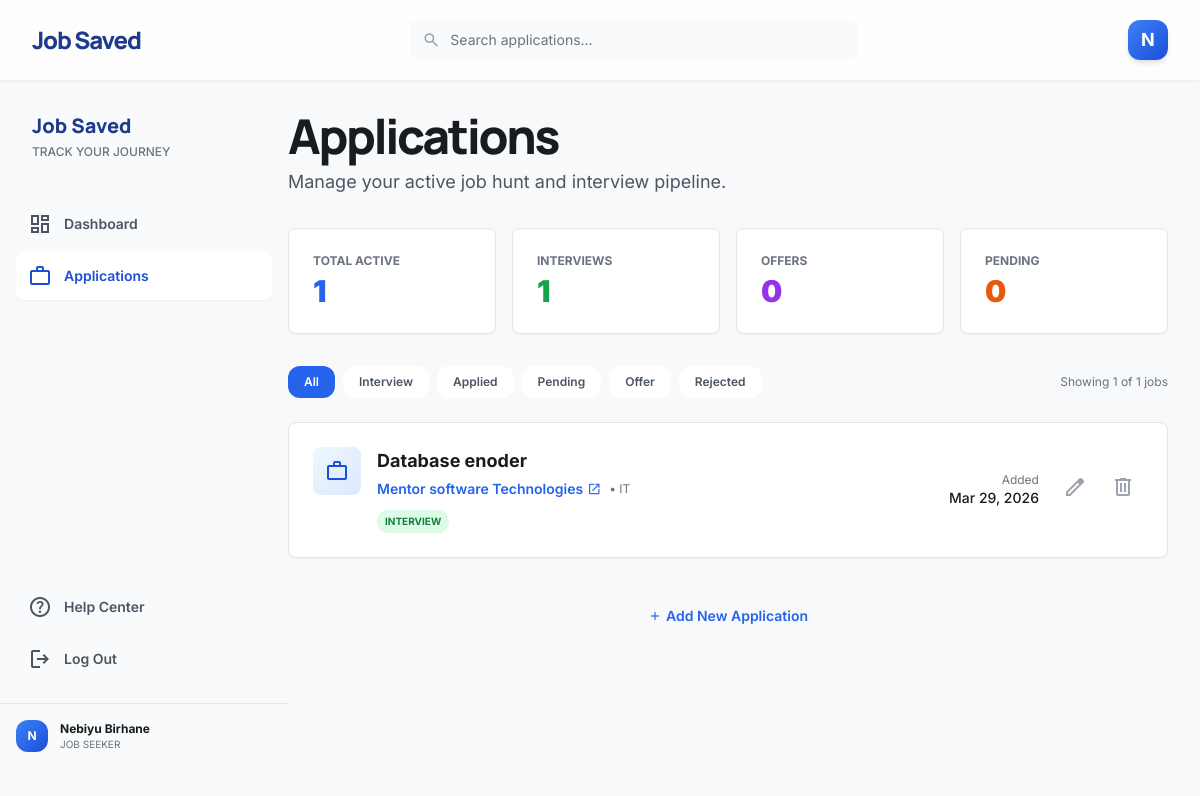
Screenshot of /index.php (signed in) with the database file from the repository.
### tables this page shows
CREATE TABLE `users` (
  `id` int(11) NOT NULL,
  `name` varchar(100) DEFAULT NULL,
  `email` varchar(100) DEFAULT NULL,
  `password` varchar(255) DEFAULT NULL,
  `reset_token` varchar(100) DEFAULT NULL,
  `reset_expiry` datetime DEFAULT NULL
);

CREATE TABLE `jobs` (
  `id` int(11) NOT NULL,
  `title` varchar(255) NOT NULL COMMENT 'Job title',
  `company` varchar(255) NOT NULL,
  `link` text NOT NULL COMMENT 'JOB LINK',
  `category` varchar(100) NOT NULL,
  `status` varchar(50) NOT NULL,
  `created_at` timestamp NOT NULL DEFAULT current_timestamp() ON UPDATE current_timestamp(),
  `user_id` int(11) NOT NULL
);

### index.php (the view, shortened to what this page needs)
<?php
$user_id = $_SESSION['user_id'];
$conn = new mysqli("localhost", "root", "", "job_tracker");
$conn->set_charset("utf8mb4");
$user_name = "User";
$stmt = $conn->prepare("SELECT name FROM users WHERE id = ?");
if ($stmt) {
    $stmt->bind_param("i", $user_id);
    $stmt->execute();
    $result = $stmt->get_result();
    if ($row = $result->fetch_assoc()) {
        $user_name = $row['name'];
    }
}
$stats = ['Pending' => 0, 'Applied' => 0, 'Interview' => 0, 'Offer' => 0, 'Rejected' => 0];
$total_jobs = 0;
$stmt = $conn->prepare("SELECT status, COUNT(*) as count FROM jobs WHERE user_id = ? GROUP BY status");
if ($stmt) {
    $stmt->bind_param("i", $user_id);
    $stmt->execute();
    $result = $stmt->get_result();
    while ($row = $result->fetch_assoc()) {
        if (isset($stats[$row['status']])) {
            $stats[$row['status']] = $row['count'];
            $total_jobs += $row['count'];
        }
    }
}
$where_clause = "WHERE user_id = ?";
$params = [$user_id];
$types = "i";
$search_term = '';
$sql = "SELECT id, title, company, link, category, status, created_at FROM jobs $where_clause ORDER BY created_at DESC LIMIT 50";
$stmt = $conn->prepare($sql);
if ($stmt) {
    $stmt->bind_param($types, ...$params);
    $stmt->execute();
    $jobs_result = $stmt->get_result();
    $total_results = $jobs_result->num_rows;
} else {
    $jobs_result = false;
    $total_results = 0;
}
?>
<!DOCTYPE html>
<html class="light" lang="en">
<head>
<script src="https://cdn.tailwindcss.com?plugins=forms,container-queries"></script>
</head>
<body class="bg-background font-body text-on-surface antialiased">
<header class="fixed top-0 w-full z-50 bg-white/80 backdrop-blur-xl shadow-sm">
    <div class="flex items-center justify-between px-8 h-20 max-w-[1440px] mx-auto">
        <div class="text-2xl font-black text-blue-900 tracking-tighter font-headline">Job Saved</div>
        <div class="hidden md:flex flex-1 max-w-md mx-8">
            <form method="GET" class="relative w-full">
                <span class="material-symbols-outlined absolute left-3 top-1/2 -translate-y-1/2 text-gray-400 text-lg">search</span>
                <input type="text" name="search" value="<?php echo htmlspecialchars($search_term); ?>" class="w-full bg-gray-50 border-none rounded-xl py-2.5 pl-10 pr-4 text-sm focus:ring-2 focus:ring-blue-500/20 outline-none" placeholder="Search applications..."/>
            </form>
        </div>
        <div class="flex items-center gap-4">
            <div class="w-10 h-10 rounded-full bg-gradient-to-br from-blue-500 to-blue-700 flex items-center justify-center text-white font-bold text-lg shadow-md">
                <?php echo strtoupper(substr($user_name, 0, 1)); ?>
            </div>
        </div>
    </div>
    <div class="bg-gray-100 h-px w-full"></div>
</header>
<aside class="h-screen w-72 flex flex-col fixed left-0 top-0 bg-gray-50 py-8 gap-2 z-40 hidden md:flex pt-28">
    <div class="px-8 mb-8">
        <h2 class="text-xl font-extrabold text-blue-900 font-headline">Job Saved</h2>
        <p class="text-xs text-gray-500 font-medium uppercase mt-1">Track Your Journey</p>
    </div>
    <nav class="flex flex-col gap-1 flex-1">
        <a class="text-gray-600 p-3 mx-4 hover:text-blue-600 hover:bg-blue-50/50 transition-all flex items-center gap-3 font-semibold text-sm" href="dashboard.php">
            <span class="material-symbols-outlined">dashboard</span>
            <span>Dashboard</span>
        </a>
        <a class="bg-white text-blue-700 shadow-sm rounded-lg p-3 mx-4 flex items-center gap-3 font-semibold text-sm" href="#">
            <span class="material-symbols-outlined">work</span>
            <span>Applications</span>
        </a>
    </nav>
    <div class="flex flex-col gap-1">
        <a class="text-gray-600 p-3 mx-4 hover:text-blue-600 transition-all flex items-center gap-3 font-semibold text-sm" href="support.php">
            <span class="material-symbols-outlined">help</span>
            <span>Help Center</span>
        </a>
        <a class="text-gray-600 p-3 mx-4 hover:text-red-600 transition-all flex items-center gap-3 font-semibold text-sm" href="logout.php">
            <span class="material-symbols-outlined">logout</span>
            <span>Log Out</span>
        </a>
        <div class="flex items-center gap-3 px-4 py-4 mt-4 border-t border-gray-200">
            <div class="w-8 h-8 rounded-full bg-gradient-to-br from-blue-500 to-blue-700 flex items-center justify-center text-white font-bold text-xs">
                <?php echo strtoupper(substr($user_name, 0, 1)); ?>
            </div>
            <div>
                <p class="text-xs font-bold truncate"><?php echo htmlspecialchars($user_name); ?></p>
                <p class="text-[10px] text-gray-500 uppercase">Job Seeker</p>
            </div>
        </div>
    </div>
</aside>
<main class="md:pl-72 pt-28 pb-12 px-8 min-h-screen">
    <div class="max-w-6xl mx-auto">
        <header class="mb-8">
            <h1 class="text-5xl font-black font-headline tracking-tighter mb-2">Applications</h1>
            <p class="text-lg text-gray-600">Manage your active job hunt and interview pipeline.</p>
        </header>
        <div class="grid grid-cols-2 md:grid-cols-4 gap-4 mb-8">
            <div class="bg-white p-6 rounded-xl shadow-sm border">
                <p class="text-xs font-bold text-gray-500 uppercase mb-1">Total Active</p>
                <p class="text-3xl font-black text-blue-600"><?php echo $total_jobs; ?></p>
            </div>
            <div class="bg-white p-6 rounded-xl shadow-sm border">
                <p class="text-xs font-bold text-gray-500 uppercase mb-1">Interviews</p>
                <p class="text-3xl font-black text-green-600"><?php echo $stats['Interview']; ?></p>
            </div>
            <div class="bg-white p-6 rounded-xl shadow-sm border">
                <p class="text-xs font-bold text-gray-500 uppercase mb-1">Offers</p>
                <p class="text-3xl font-black text-purple-600"><?php echo $stats['Offer']; ?></p>
            </div>
            <div class="bg-white p-6 rounded-xl shadow-sm border">
                <p class="text-xs font-bold text-gray-500 uppercase mb-1">Pending</p>
                <p class="text-3xl font-black text-orange-600"><?php echo $stats['Pending']; ?></p>
            </div>
        </div>
        <div class="flex flex-wrap justify-between items-center gap-4 mb-6">
            <div class="flex flex-wrap gap-2">
                <a href="?" class="px-4 py-2 <?php echo empty($_GET['status']) ? 'bg-blue-600 text-white' : 'bg-white text-gray-600 hover:bg-gray-100'; ?> rounded-full text-xs font-semibold transition-colors">All</a>
                <a href="?status=Interview" class="px-4 py-2 <?php echo isset($_GET['status']) && $_GET['status'] == 'Interview' ? 'bg-blue-600 text-white' : 'bg-white text-gray-600 hover:bg-gray-100'; ?> rounded-full text-xs font-semibold transition-colors">Interview</a>
                <a href="?status=Applied" class="px-4 py-2 <?php echo isset($_GET['status']) && $_GET['status'] == 'Applied' ? 'bg-blue-600 text-white' : 'bg-white text-gray-600 hover:bg-gray-100'; ?> rounded-full text-xs font-semibold transition-colors">Applied</a>
                <a href="?status=Pending" class="px-4 py-2 <?php echo isset($_GET['status']) && $_GET['status'] == 'Pending' ? 'bg-blue-600 text-white' : 'bg-white text-gray-600 hover:bg-gray-100'; ?> rounded-full text-xs font-semibold transition-colors">Pending</a>
                <a href="?status=Offer" class="px-4 py-2 <?php echo isset($_GET['status']) && $_GET['status'] == 'Offer' ? 'bg-blue-600 text-white' : 'bg-white text-gray-600 hover:bg-gray-100'; ?> rounded-full text-xs font-semibold transition-colors">Offer</a>
                <a href="?status=Rejected" class="px-4 py-2 <?php echo isset($_GET['status']) && $_GET['status'] == 'Rejected' ? 'bg-blue-600 text-white' : 'bg-white text-gray-600 hover:bg-gray-100'; ?> rounded-full text-xs font-semibold transition-colors">Rejected</a>
            </div>
            <div class="text-xs text-gray-500">
                Showing <?php echo $total_results; ?> of <?php echo $total_jobs; ?> jobs
            </div>
        </div>
        <div class="space-y-4">
            <?php if ($jobs_result && $jobs_result->num_rows > 0): ?>
                <?php while($job = $jobs_result->fetch_assoc()): ?>
                <div class="bg-white p-6 rounded-xl shadow-sm border hover:shadow-md transition-all">
                    <div class="flex flex-col md:flex-row md:items-center justify-between gap-4">
                        <div class="flex gap-4">
                            <div class="w-12 h-12 rounded-lg bg-gradient-to-br from-blue-50 to-blue-100 flex items-center justify-center text-blue-700">
                                <span class="material-symbols-outlined">work</span>
                            </div>
                            <div>
                                <h3 class="font-bold text-lg"><?php echo htmlspecialchars($job['title']); ?></h3>
                                <div class="flex items-center gap-2 mt-1 flex-wrap">
                                    <?php if (!empty($job['link'])): ?>
                                        <a href="<?php echo htmlspecialchars($job['link']); ?>" target="_blank" class="text-sm font-semibold text-blue-600 hover:underline flex items-center gap-1">
                                            <?php echo htmlspecialchars($job['company']); ?>
                                            <span class="material-symbols-outlined text-sm">open_in_new</span>
                                        </a>
                                    <?php else: ?>
                                        <span class="text-sm font-semibold text-gray-700"><?php echo htmlspecialchars($job['company']); ?></span>
                                    <?php endif; ?>
                                    <?php if (!empty($job['category'])): ?>
                                        <span class="text-xs text-gray-500">• <?php echo htmlspecialchars($job['category']); ?></span>
                                    <?php endif; ?>
                                </div>
                                <div class="mt-2">
                                    <span class="inline-block px-2 py-1 rounded-full text-[10px] font-bold uppercase
                                        <?php echo match($job['status']) {
                                            'Applied' => 'bg-blue-100 text-blue-700',
                                            'Interview' => 'bg-green-100 text-green-700',
                                            'Offer' => 'bg-purple-100 text-purple-700',
                                            'Rejected' => 'bg-red-100 text-red-700',
                                            default => 'bg-gray-100 text-gray-700',
                                        }; ?>">
                                        <?php echo $job['status']; ?>
                                    </span>
                                </div>
                            </div>
                        </div>
                        <div class="flex items-center gap-4">
                            <div class="text-right">
                                <p class="text-xs text-gray-500">Added</p>
                                <p class="text-sm font-medium"><?php echo date('M d, Y', strtotime($job['created_at'])); ?></p>
                            </div>
                            <div class="flex gap-2">
                                <button onclick='openEditModal(<?php echo json_encode($job); ?>)' class="p-2 text-gray-400 hover:text-blue-600 transition-colors">
                                    <span class="material-symbols-outlined">edit</span>
                                </button>
                                <a href="?delete=<?php echo $job['id']; ?>" onclick="return confirm('Delete this application?')" class="p-2 text-gray-400 hover:text-red-600 transition-colors">
                                    <span class="material-symbols-outlined">delete</span>
                                </a>
                            </div>
                        </div>
                    </div>
                </div>
                <?php endwhile; ?>
            <?php endif; ?>
        </div>
        <div class="mt-12 text-center">
            <button onclick="openAddModal()" class="text-blue-600 font-semibold text-sm hover:underline flex items-center gap-1 mx-auto">
                <span class="material-symbols-outlined text-sm">add</span>
                Add New Application
            </button>
        </div>
    </div>
</main>
</body>
</html>

### index.php (style rules this page uses)
.material-symbols-outlined { font-variation-settings: 'FILL' 0, 'wght' 400, 'GRAD' 0, 'opsz' 24; display: inline-block; line-height: 1; }

### rows the page displays
users: name "N", name "Nebiyu Birhane"
jobs: title "Database enoder", company "Mentor software Technologies", category "IT", status "INTERVIEW", created_at "Mar 29, 2026"

### other values shown
$total_jobs "1"
$stats['Interview'] "1"
$stats['Offer'] "0"
$stats['Pending'] "0"
$total_results "1"
